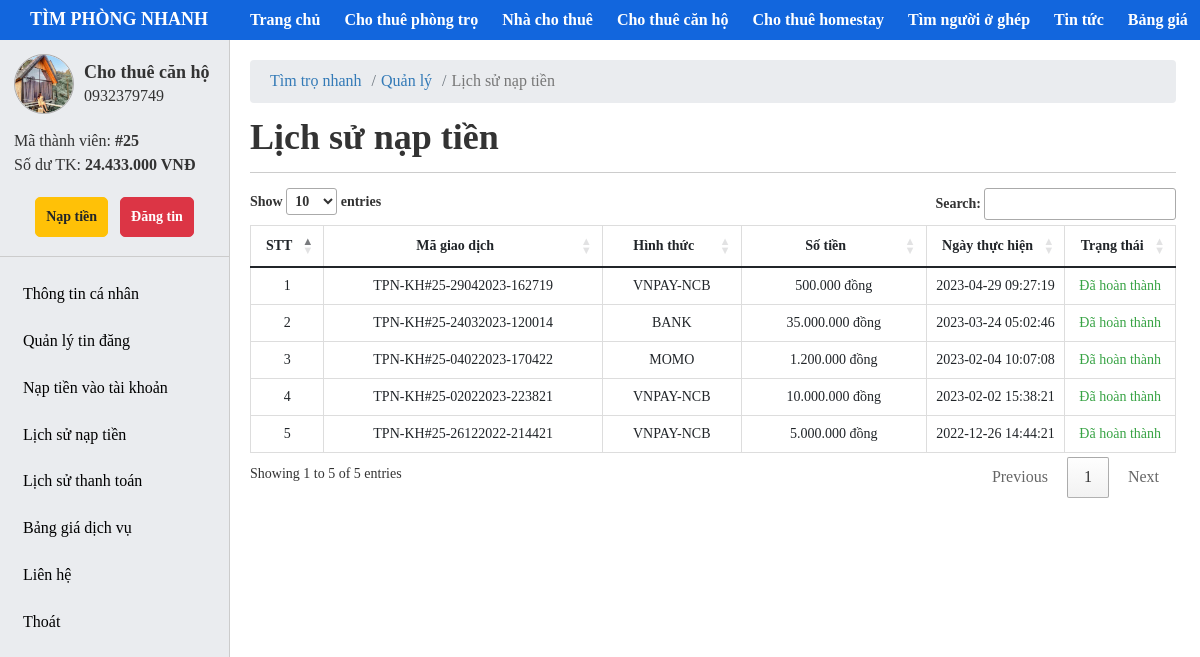
Screenshot of /user/deposit-money-history.php (signed in) with the database file from the repository.
### tables this page shows
CREATE TABLE `tbl_user` (
  `id` bigint(20) NOT NULL,
  `fullname` varchar(255) NOT NULL,
  `username` varchar(255) NOT NULL,
  `password` varchar(255) NOT NULL,
  `email` varchar(255) NOT NULL,
  `phone` varchar(255) NOT NULL,
  `zalo` varchar(255) DEFAULT NULL,
  `address` varchar(255) DEFAULT NULL,
  `facebook` varchar(255) DEFAULT NULL,
  `avatar` varchar(255) DEFAULT NULL COMMENT 'ảnh đại diện',
  `balance` bigint(255) DEFAULT 0 COMMENT 'Số dư',
  `status` tinyint(4) NOT NULL DEFAULT 1 COMMENT 'trạng thái',
  `created_at` timestamp NOT NULL DEFAULT current_timestamp(),
  `created_ad` timestamp NOT NULL DEFAULT current_timestamp()
);

CREATE TABLE `tbl_deposit_money` (
  `id` int(20) NOT NULL,
  `pay_code` varchar(255) NOT NULL,
  `pay_price` bigint(20) NOT NULL,
  `payments` varchar(255) NOT NULL,
  `user_id` bigint(20) NOT NULL,
  `status` tinyint(4) NOT NULL DEFAULT 0,
  `created_at` timestamp NOT NULL DEFAULT current_timestamp()
);

### user/deposit-money-history.php (the view, shortened to what this page needs)
<?php
    include '../include/data.php';
    $id_user = (isset($_SESSION['login']['id']))? $_SESSION['login']['id']:[];
    $queryDep = $conn->prepare("SELECT * FROM tbl_deposit_money WHERE user_id = :user_id ORDER BY created_at DESC");
    $queryDep-> bindParam(':user_id', $id_user, PDO::PARAM_STR);
    $queryDep->execute();
    $resultsDep = $queryDep->fetchAll(PDO::FETCH_OBJ);
?>
<!DOCTYPE html>
<html lang="en">
<head>
    <?php include('include/link-css.php');?>
</head>
<body>
    <?php include('include/header.php');?>
    <div id="main">
        <?php include('include/sidebar.php')?>
        <div id="main-right">
            <nav aria-label="breadcrumb">
                <ol class="breadcrumb">
                    <li class="breadcrumb-item"><a href="#">Tìm trọ nhanh</a></li>
                    <li class="breadcrumb-item"><a href="#">Quản lý</a></li>
                    <li class="breadcrumb-item active" aria-current="page">Lịch sử nạp tiền</li>
                </ol>
            </nav>
            <section class="main-right-title">
                <div class="form-title">
                    <h1>Lịch sử nạp tiền</h1>
                </div>
            </section>
            <div class="main-right-table">
                <table class="table table-bordered table-post-list" id = "table-manage">
                    <thead>
                        <tr>
                            <th style="width: 8%;" >STT</th>
                            <th style="width: 30%;" >Mã giao dịch</th>
                            <th style="width: 15%;" >Hình thức</th>
                            <th style="width: 20%;" >Số tiền</th>
                            <th style="width: 15%;" >Ngày thực hiện</th>
                            <th style="width: 12%;" >Trạng thái</th>
                        </tr>
                    </thead>
                    <tbody >
                        <?php foreach ($resultsDep as $key => $value) { ?>
                            <tr>
                                <td><?php echo $key+1 ?></td>
                                <td>
                                    <p><?php echo $value -> pay_code ?></p>
                                </td>
                                <td>
                                    <p><?php echo $value ->payments ?></p>
                                </td>
                                <td>
                                <div class="post_price">
                                        <?php
                                            $tien = (int) $value->pay_price;
                                            $bien = number_format($tien,0,",",".");
                                            echo $bien." đồng";
                                        ?>
                                    </div>
                                </td>
                                <td>
                                    <p><?php echo $value -> created_at ?></p>
                                </td>
                                <td>
                                    <?php if( $value -> status == 1){ ?>
                                        <p style = "color: #37a344;" >Đã hoàn thành</p>
                                    <?php }else{ ?>
                                        <p style = "color: red;">Khởi tạo</p>
                                    <?php } ?>
                                </td>
                            </tr>
                        <?php } ?>
                    </tbody>
                </table>
            </div>
        </div>
    </div>
</body>
</html>

### user/include/sidebar.php (shortened to what this page needs)
<?php
if(isset($_SESSION['login']['id'])){
    $query= $conn -> prepare("SELECT * FROM tbl_user WHERE id = :id");
    $query-> bindParam(':id', $_SESSION['login']['id'], PDO::PARAM_STR);
    $query-> execute();
    $results = $query->fetch(PDO::FETCH_OBJ);
    if($query->rowCount() > 0)
    {
        $id = $results->id;
        $fullname= $results->fullname;
        $phone= $results->phone;
        $avata = $results->avatar;
        $balance = $results->balance;
    }
}
?>
<div id="sidebar">
        <div class="account">
            <div class="account-avt">
                <?php if(strlen($avata) != 0){?>
                    <img src=".<?php echo $avata?>" alt="Avata">
                <?php } else { ?>
                    <img src="../image/default-user.png" alt="Avata">
                <?php } ?>
            </div>
            <div class="account-name">
                <div class="name">
                    <p class="account-fullname"><?php echo  $fullname ?></p>
                    <p class="account-phone"><?php echo  $phone ?></p>
                </div>
            </div>
            <ul>
                <li>
                    <span>Mã thành viên:</span>
                    <span  style = "font-weight: 700">#<?php echo  $id ?></span>
                </li>
                <li>
                    <span>Số dư TK:</span>
                    <span style = "font-weight: 700"><?php echo  number_format($balance,0,",",".")  ?> VNĐ</span>
                </li>
            </ul>
            <div class="account-btn">
                <a href="./deposit-money.php" class="btn btn-recharge">Nạp tiền</a>
                <a href="./create-post.php" class="btn btn-post">Đăng tin</a>
            </div>
        </div>
        <ul class="sidebar-menu">
            <li class="menu-item">
                <a href="./personal-page.php" class="navlist">
                    Thông tin cá nhân
                </a>
            </li>
            <li class="menu-item">
                <a href="javascrip:void(0)">
                    Quản lý tin đăng
                </a>
            </li>
            <li class="menu-item">
                <a href="./deposit-money.php" class="navlist">
                    Nạp tiền vào tài khoản
                </a>
            </li>
            <li class="menu-item">
                <a href="./deposit-money-history.php" class="navlist">
                    Lịch sử nạp tiền
                </a>
            </li>
            <li class="menu-item">
                <a href="./payment-history.php" class="navlist">
                    Lịch sử thanh toán
                </a>
            </li>
            <li class="menu-item">
                <a href="../price-list.php" class="navlist">
                    Bảng giá dịch vụ
                </a>
            </li>
            <li class="menu-item">
                <a href="../contact.php" class="navlist">
                    Liên hệ
                </a>
            </li>
            <li class="menu-item">
                <a href="../logout.php" class="navlist">
                    Thoát
                </a>
            </li>
        </ul>
    </div>

### user/css/style.css (style rules this page uses)
* { margin: 0; padding: 0; box-sizing: border-box; font-family: "MS Mincho"; }
a, a:hover { text-decoration: none; transition: all 0.3s ease-in-out 0s; -moz-transition: all 0.3s ease-in-out 0s; -o-transition: all 0.3s ease-in-out 0s; -webkit-transition: all 0.3s ease-in-out 0s; -ms-transition: all 0.3s ease-in-out 0s; }
h1, h2, h3, h4, h5, h6, a, p, ul, li { margin: 0; padding: 0; list-style: none; }
.btn { height: 40px; border-radius: 5px; border: 1px solid #3961fb; background: #3961fb; font-weight: 700; color: #fff; display: inline-flex; align-items: center; justify-content: center; text-decoration: none; cursor: pointer; padding: 0 10px; margin: 5px 0; }
#sidebar { background: #eaecef; width: 230px; float: left; transition: max-height 0.3s; overflow: hidden; position: fixed; z-index: 2; max-height: 100%; bottom: 0; top: 40px; overflow-y: auto; border-right: 1px solid #ccc; }
.account { position: relative; padding: 14px; margin-bottom: 14px; flex-wrap: nowrap; border-bottom: 1px solid #ccc; }
.account-avt { float: left; width: 60px; height: 60px; border-radius: 50%; object-fit: cover; overflow: hidden; background: #eee; border: 1px solid #abaaaa; }
.account-avt img { border-radius: 50%; width: 100% !important; height: 100% !important; object-fit: cover; float: right; }
.account-name { display: flex; align-items: center; align-content: center; min-height: 60px; margin-left: 70px; }
.account-name .account-fullname { font-size: 18px; font-weight: 700; }
.account-name .account-phone { font-size: 16px; }
.account ul { clear: both; font-size: 16px; margin: 15px 0; line-height: 24px; }
.account-btn { display: flex; justify-content: center; align-items: center; }
.btn-recharge { color: #212529; background-color: #ffc107; border-color: #ffc107; margin-right: 6px; }
.btn-post { color: #fff; background-color: #dc3545; border-color: #dc3545; margin-left: 6px; }
.sidebar-menu > .menu-item > a { color: #000; }
.sidebar-menu > .menu-item a { text-decoration: none; font-size: 16px; padding: 12px 15px; display: flex; align-content: center; align-items: center; position: relative; }
#main-right { padding: 60px 24px 60px 250px; }
#main-right .breadcrumb { background-color: #eaecef; padding: 10px 20px; margin-bottom: 0; }
#main-right li, #main-right a { font-size: 16px; }
.form-title { margin: 15px 0; }
.form-title h1 { font-weight: 700; }
.main-right-title { display: flex; justify-content: space-between; border-bottom: 1px solid #ccc; margin-bottom: 15px; }
#main-right .table-bordered th, .table-bordered td { text-align: center; font-size: 14px; }
.table-post-list td { vertical-align: middle !important; white-space: normal; }
.main-right-table .table-post-list { border-collapse: collapse; }

### rows the page displays
tbl_user: avatar (picture), fullname "Cho thuê căn hộ", phone "0932379749", id "25", balance "24.433.000"
tbl_deposit_money: pay_code "TPN-KH#25-29042023-162719", payments "VNPAY-NCB", pay_price "500.000", created_at "2023-04-29 09:27:19", status "Đã hoàn thành"
tbl_deposit_money: pay_code "TPN-KH#25-24032023-120014", payments "BANK", pay_price "35.000.000", created_at "2023-03-24 05:02:46", status "Đã hoàn thành"
tbl_deposit_money: pay_code "TPN-KH#25-04022023-170422", payments "MOMO", pay_price "1.200.000", created_at "2023-02-04 10:07:08", status "Đã hoàn thành"
tbl_deposit_money: pay_code "TPN-KH#25-02022023-223821", payments "VNPAY-NCB", pay_price "10.000.000", created_at "2023-02-02 15:38:21", status "Đã hoàn thành"
tbl_deposit_money: pay_code "TPN-KH#25-26122022-214421", payments "VNPAY-NCB", pay_price "5.000.000", created_at "2022-12-26 14:44:21", status "Đã hoàn thành"
